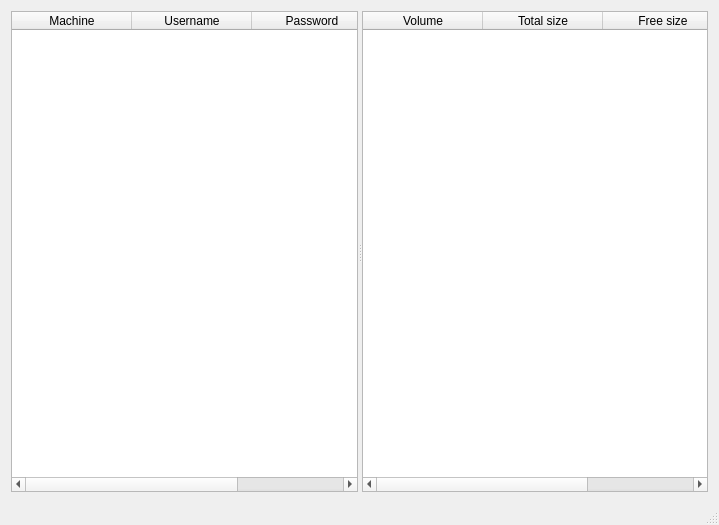
<?xml version="1.0" encoding="UTF-8"?>
<ui version="4.0">
 <class>virtClass</class>
 <widget class="QMainWindow" name="virtClass">
  <property name="geometry">
   <rect>
    <x>0</x>
    <y>0</y>
    <width>719</width>
    <height>525</height>
   </rect>
  </property>
  <property name="windowTitle">
   <string>virt</string>
  </property>
  <widget class="QWidget" name="centralWidget">
   <layout class="QVBoxLayout" name="verticalLayout">
    <item>
     <widget class="QSplitter" name="splitter">
      <property name="orientation">
       <enum>Qt::Horizontal</enum>
      </property>
      <widget class="QTableWidget" name="machines">
       <property name="sizePolicy">
        <sizepolicy hsizetype="Expanding" vsizetype="Expanding">
         <horstretch>1</horstretch>
         <verstretch>0</verstretch>
        </sizepolicy>
       </property>
       <property name="selectionMode">
        <enum>QAbstractItemView::SingleSelection</enum>
       </property>
       <property name="selectionBehavior">
        <enum>QAbstractItemView::SelectRows</enum>
       </property>
       <attribute name="horizontalHeaderDefaultSectionSize">
        <number>120</number>
       </attribute>
       <attribute name="horizontalHeaderHighlightSections">
        <bool>false</bool>
       </attribute>
       <attribute name="horizontalHeaderStretchLastSection">
        <bool>true</bool>
       </attribute>
       <attribute name="verticalHeaderVisible">
        <bool>false</bool>
       </attribute>
       <column>
        <property name="text">
         <string>Machine</string>
        </property>
       </column>
       <column>
        <property name="text">
         <string>Username</string>
        </property>
       </column>
       <column>
        <property name="text">
         <string>Password</string>
        </property>
       </column>
      </widget>
      <widget class="QTableWidget" name="volumes">
       <property name="sizePolicy">
        <sizepolicy hsizetype="Expanding" vsizetype="Expanding">
         <horstretch>1</horstretch>
         <verstretch>0</verstretch>
        </sizepolicy>
       </property>
       <property name="styleSheet">
        <string notr="true"/>
       </property>
       <property name="editTriggers">
        <set>QAbstractItemView::NoEditTriggers</set>
       </property>
       <property name="selectionMode">
        <enum>QAbstractItemView::NoSelection</enum>
       </property>
       <attribute name="horizontalHeaderDefaultSectionSize">
        <number>120</number>
       </attribute>
       <attribute name="horizontalHeaderStretchLastSection">
        <bool>true</bool>
       </attribute>
       <attribute name="verticalHeaderVisible">
        <bool>false</bool>
       </attribute>
       <column>
        <property name="text">
         <string>Volume</string>
        </property>
       </column>
       <column>
        <property name="text">
         <string>Total size</string>
        </property>
       </column>
       <column>
        <property name="text">
         <string>Free size</string>
        </property>
       </column>
      </widget>
     </widget>
    </item>
   </layout>
  </widget>
  <widget class="QStatusBar" name="statusBar"/>
 </widget>
 <layoutdefault spacing="6" margin="11"/>
 <resources>
  <include location="virt.qrc"/>
 </resources>
 <connections>
  <connection>
   <sender>machines</sender>
   <signal>itemChanged(QTableWidgetItem*)</signal>
   <receiver>virtClass</receiver>
   <slot>passwordOrUsernameChanged(QTableWidgetItem*)</slot>
   <hints>
    <hint type="sourcelabel">
     <x>159</x>
     <y>252</y>
    </hint>
    <hint type="destinationlabel">
     <x>313</x>
     <y>262</y>
    </hint>
   </hints>
  </connection>
  <connection>
   <sender>machines</sender>
   <signal>currentCellChanged(int,int,int,int)</signal>
   <receiver>virtClass</receiver>
   <slot>updateCurrentMachineInformation()</slot>
   <hints>
    <hint type="sourcelabel">
     <x>159</x>
     <y>252</y>
    </hint>
    <hint type="destinationlabel">
     <x>313</x>
     <y>262</y>
    </hint>
   </hints>
  </connection>
 </connections>
 <slots>
  <slot>passwordOrUsernameChanged(QTableWidgetItem*)</slot>
  <slot>updateCurrentMachineInformation()</slot>
 </slots>
</ui>
